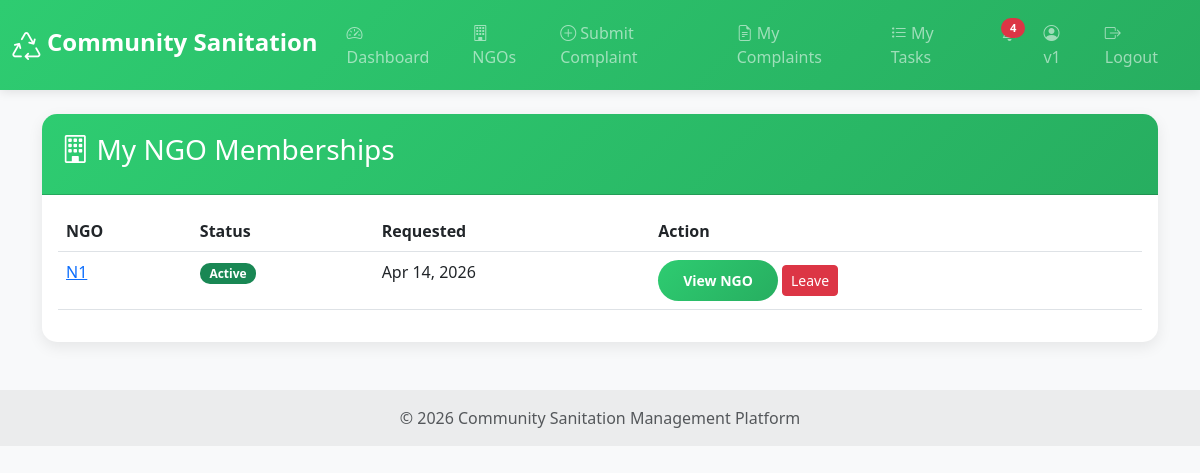
The app's page /ngos/my-memberships/ (signed in) with its own data.
### users/models.py (models this page shows, shortened)
class CustomUser(AbstractUser):
    ROLE_CHOICES = [
        ('VOLUNTEER', 'Volunteer'),
        ('NGO', 'NGO'),
        ('ADMIN', 'Admin'),
    ]
    role = models.CharField(max_length=10, choices=ROLE_CHOICES, default='VOLUNTEER')
    email = models.EmailField(unique=True)
    is_active = models.BooleanField(default=True)
    created_at = models.DateTimeField(auto_now_add=True)
    class Meta:
        verbose_name = 'User'
        verbose_name_plural = 'Users'
    def is_volunteer(self):
        return self.role == 'VOLUNTEER'
    def is_ngo(self):
        return self.role == 'NGO'

### ngos/models.py (models this page shows, shortened)
class Membership(models.Model):
    STATUS_CHOICES = [
        ('PENDING', 'Pending'),
        ('APPROVED', 'Approved'),
        ('REJECTED', 'Rejected'),
        ('REMOVED', 'Removed'),
    ]
    volunteer = models.ForeignKey(settings.AUTH_USER_MODEL, on_delete=models.CASCADE, related_name='memberships')
    ngo = models.ForeignKey(NGOProfile, on_delete=models.CASCADE, related_name='memberships')
    status = models.CharField(max_length=10, choices=STATUS_CHOICES, default='PENDING')
    created_at = models.DateTimeField(auto_now_add=True)
    updated_at = models.DateTimeField(auto_now=True)
    class Meta:
        unique_together = ['volunteer', 'ngo']
        ordering = ['-created_at']

class NGOProfile(models.Model):
    user = models.OneToOneField(settings.AUTH_USER_MODEL, on_delete=models.CASCADE, related_name='ngo_profile')
    logo = models.ImageField(upload_to='profiles/ngos/', blank=True, null=True)
    organization_name = models.CharField(max_length=200)
    phone = models.CharField(max_length=15)
    address = models.TextField()
    mission = models.TextField(help_text='Your organization mission statement')
    description = models.TextField(blank=True)
    is_verified = models.BooleanField(default=False, help_text='NGO must be verified by admin before accessing dashboard')
    created_at = models.DateTimeField(auto_now_add=True)
    updated_at = models.DateTimeField(auto_now=True)

### ngos/views.py (the view)
# urls.py: path('my-memberships/', views.my_memberships, name='my_memberships'),
@login_required
def my_memberships(request):
    if not request.user.is_volunteer():
        messages.error(request, 'Only volunteers can view memberships.')
        return redirect('users:dashboard')
    memberships = Membership.objects.filter(volunteer=request.user).select_related('ngo').order_by('-created_at')
    return render(request, 'ngos/my_memberships.html', {'memberships': memberships})

### templates/ngos/my_memberships.html (shortened to what this page needs)
{% extends 'base.html' %}
{% block content %}
<div class="row">
    <div class="col-12">
        <div class="card">
            <div class="card-header">
                <h3><i class="bi bi-building"></i> My NGO Memberships</h3>
            </div>
            <div class="card-body">
                {% if memberships %}
                <div class="table-responsive">
                    <table class="table table-hover">
                        <thead>
                            <tr>
                                <th>NGO</th>
                                <th>Status</th>
                                <th>Requested</th>
                                <th>Action</th>
                            </tr>
                        </thead>
                        <tbody>
                            {% for membership in memberships %}
                            <tr>
                                <td>
                                    <a href="{% url 'ngos:ngo_detail' membership.ngo.id %}">
                                        {{ membership.ngo.organization_name }}
                                    </a>
                                </td>
                                <td>
                                    {% if membership.status == 'APPROVED' %}
                                    <span class="badge bg-success">Active</span>
                                    {% elif membership.status == 'PENDING' %}
                                    <span class="badge bg-warning">Pending</span>
                                    {% elif membership.status == 'REJECTED' %}
                                    <span class="badge bg-danger">Rejected</span>
                                    {% else %}
                                    <span class="badge bg-secondary">{{ membership.status }}</span>
                                    {% endif %}
                                </td>
                                <td>{{ membership.created_at|date:"M d, Y" }}</td>
                                <td>
                                    <a href="{% url 'ngos:ngo_detail' membership.ngo.id %}" class="btn btn-sm btn-primary">
                                        View NGO
                                    </a>
                                    {% if membership.status == 'APPROVED' %}
                                    <a href="{% url 'ngos:leave_ngo' membership.id %}" class="btn btn-sm btn-danger"
                                       onclick="return confirm('Are you sure you want to leave this NGO?')">
                                        Leave
                                    </a>
                                    {% endif %}
                                </td>
                            </tr>
                            {% endfor %}
                        </tbody>
                    </table>
                </div>
                {% else %}
                <p class="text-muted text-center py-5">
                    You haven't joined any NGOs yet.
                    <br>
                    <a href="{% url 'ngos:ngo_list' %}" class="btn btn-primary mt-3">Browse NGOs</a>
                </p>
                {% endif %}
            </div>
        </div>
    </div>
</div>
{% endblock %}

### templates/base.html (shortened to what this page needs)
{% load static %}
<!DOCTYPE html>
<html lang="en">
<head>
    <link href="https://cdn.jsdelivr.net/npm/bootstrap@5.3.0/dist/css/bootstrap.min.css" rel="stylesheet">
    <link rel="stylesheet" href="https://cdn.jsdelivr.net/npm/bootstrap-icons@1.11.0/font/bootstrap-icons.css">
</head>
<body>
    <nav class="navbar navbar-expand-lg navbar-dark bg-primary">
        <div class="container-fluid">
            <a class="navbar-brand" href="{% if user.is_authenticated %}{% url 'users:dashboard' %}{% else %}{% url 'home' %}{% endif %}">
                <i class="bi bi-recycle"></i> Community Sanitation
            </a>
            {% if user.is_authenticated %}
            <div class="collapse navbar-collapse" id="navbarNav">
                <ul class="navbar-nav me-auto">
                    <li class="nav-item">
                        <a class="nav-link" href="{% url 'users:dashboard' %}">
                            <i class="bi bi-speedometer2"></i> Dashboard
                        </a>
                    </li>
                    {% if user.is_volunteer %}
                    <li class="nav-item">
                        <a class="nav-link" href="{% url 'ngos:ngo_list' %}">
                            <i class="bi bi-building"></i> NGOs
                        </a>
                    </li>
                    <li class="nav-item">
                        <a class="nav-link" href="{% url 'complaints:complaint_create' %}">
                            <i class="bi bi-plus-circle"></i> Submit Complaint
                        </a>
                    </li>
                    <li class="nav-item">
                        <a class="nav-link" href="{% url 'complaints:complaint_list' %}">
                            <i class="bi bi-file-earmark-text"></i> My Complaints
                        </a>
                    </li>
                    <li class="nav-item">
                        <a class="nav-link" href="{% url 'tasks:task_list' %}">
                            <i class="bi bi-list-task"></i> My Tasks
                        </a>
                    </li>
                    {% endif %}
                </ul>
                <ul class="navbar-nav">
                    <li class="nav-item position-relative">
                        <a class="nav-link" href="{% url 'notifications:notification_list' %}">
                            <span class="badge bg-danger notification-badge" id="notification-count"></span>
                        </a>
                    </li>
                    <li class="nav-item">
                        <a class="nav-link" href="{% url 'users:profile' %}">
                            <i class="bi bi-person-circle"></i> {{ user.username }}
                        </a>
                    </li>
                    <li class="nav-item">
                        <a class="nav-link" href="{% url 'users:logout' %}">
                            <i class="bi bi-box-arrow-right"></i> Logout
                        </a>
                    </li>
                </ul>
            </div>
            {% endif %}
        </div>
    </nav>
    <main class="container my-4">
        {% block content %}{% endblock %}
    </main>
    <footer class="bg-light text-center text-lg-start mt-5">
        <div class="text-center p-3" style="background-color: rgba(0, 0, 0, 0.05);">
            <p class="text-muted mb-0">
                © 2026 Community Sanitation Management Platform
            </p>
        </div>
    </footer>
</body>
</html>

### templates/base.html (style rules this page uses)
:root { --primary-color: #2ecc71; --secondary-color: #27ae60; --dark-color: #2c3e50; }
body { font-family: 'Segoe UI', Tahoma, Geneva, Verdana, sans-serif; background: #f8f9fa; }
.navbar { background: linear-gradient(135deg, var(--primary-color), var(--secondary-color)) !important; box-shadow: 0 2px 10px rgba(0,0,0,0.1); padding: 0.8rem 0; }
.navbar-brand { font-weight: 800; font-size: 1.5rem; transition: all 0.3s; }
.navbar-brand i { font-size: 1.8rem; vertical-align: middle; }
.nav-link { font-weight: 500; transition: all 0.3s; margin: 0 5px; border-radius: 5px; }
.notification-badge { position: absolute; top: 5px; right: 5px; font-size: 0.7rem; display: none; }
.card { border: none; border-radius: 15px; box-shadow: 0 5px 15px rgba(0,0,0,0.08); transition: all 0.3s; }
.card-header { background: linear-gradient(135deg, var(--primary-color), var(--secondary-color)); color: white; border-radius: 15px 15px 0 0 !important; padding: 1.2rem; font-weight: 700; }
.btn-primary { background: linear-gradient(135deg, var(--primary-color), var(--secondary-color)); border: none; border-radius: 25px; padding: 10px 25px; font-weight: 600; transition: all 0.3s; }
.badge { border-radius: 10px; padding: 0.4em 0.8em; font-weight: 600; }
footer { margin-top: 80px; background: var(--dark-color); color: white; }
footer p { margin: 0; }

### records on screen
CustomUser: username "v1"
Membership: ngo.organization_name "N1", status "Active", created_at "Apr 14, 2026"
